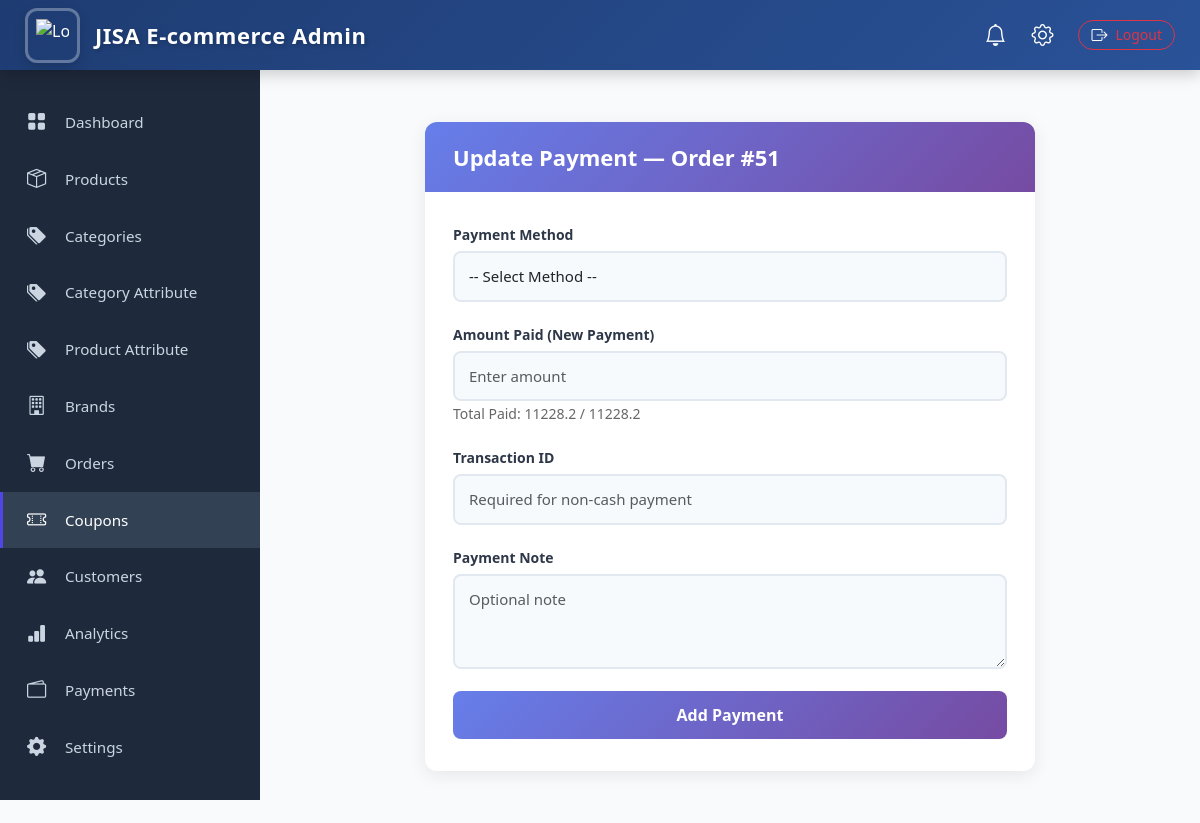
Screenshot of /adminpanel/orders/51/update-payment/ (signed in) with the database file from the repository.
### core/models.py (models this page shows, shortened)
class Order(models.Model):
    user = models.ForeignKey(settings.AUTH_USER_MODEL,on_delete=models.SET_NULL,null=True, blank=True )
    first_name = models.CharField(max_length=100)
    last_name = models.CharField(max_length=100)
    address = models.TextField()
    mobile = models.CharField(max_length=20)
    email = models.EmailField()
    upazila = models.CharField(max_length=100)
    district = models.CharField(max_length=100)
    comment = models.TextField(blank=True, null=True)
    delivery_method = models.CharField(max_length=50)
    delivery_charge = models.FloatField(default=0)
    payment_method = models.CharField(max_length=50)
    payment_status = models.CharField(
        max_length=20,
        choices=(
            ("pending", "Pending"),
            ("paid", "Paid"),
            ("failed", "Failed"),
            ("partial paid", "partial Paid"),
        ),
        default="pending"
    )
    order_status = models.CharField(
        max_length=30,
        choices=(
        ("order_placed", "Order Placed"),               # Customer placed order
        ("confirmed", "Order Confirmed"),              # Admin/staff confirmed
        ("preparing", "Preparing"),                    # Restaurant / warehouse preparing
        ("processing", "Processing"),                  # Payment / packaging processing
        ("packed", "Packed"),                          # Packed & ready to ship
        ("shipped", "Shipped"),                        # Out for delivery
        ("out_for_delivery", "Out for Delivery"),     # Courier / delivery on the way
        ("delivered", "Delivered"),                    # Customer received
        ("completed", "Order Completed"),              # All done, finalized
        ("refunded", "Refunded"),                      # Payment refunded
        ("cancelled", "Cancelled"),                    # Order cancelled
        ("failed", "Payment Failed"),                  # Payment failed
        ("on_hold", "On Hold"),
        ),
        default="order_placed"
    )
    payment_transaction_id = models.CharField(unique=True, max_length=100, blank=True, null=True)
    amount_paid = models.FloatField(default=0)
    payment_note = models.TextField(blank=True, null=True)
    is_stock_reduced = models.BooleanField(default=False)
    subtotal = models.FloatField()
    discount = models.FloatField(default=0)
    total = models.FloatField()
    created_at = models.DateTimeField(auto_now_add=True)

### admin_panel/views.py (the view, shortened to what this page needs)
# urls.py: path("orders/<int:pk>/update-payment/", views.admin_update_payment, name="admin_update_payment"),
@superuser_required
def admin_update_payment(request, pk):
    order = get_object_or_404(Order, pk=pk)
    return render(
        request,
        "order/admin_update_payment.html",
        {"order": order}
    )

### admin_panel/views.py (called while the page is built)
def superuser_required(view_func):
    return user_passes_test(lambda u: u.is_superuser)(view_func)

### core/context_processors.py (called while the page is built)
def categories_menu(request):
    categories = Category.objects.filter(parent__isnull=True).prefetch_related('children')
    return {'menu_categories': categories}

### admin_panel/templates/order/admin_update_payment.html (shortened to what this page needs)
{% extends "admin-base.html" %}
{% block content %}
<div class="payment-wrapper">
    <div class="payment-card">
        <div class="payment-header">
            <h2>Update Payment — Order #{{ order.id }}</h2>
        </div>
        <div class="payment-body">
            <form method="post">
                <div class="form-group">
                    <label>Payment Method</label>
                    <select name="payment_method" class="form-control" required
                            onchange="toggleTxn(this.value)">
                        <option value="">-- Select Method --</option>
                    </select>
                </div>
                <div class="form-group">
                    <label>Amount Paid (New Payment)</label>
                    <input type="number" step="0.01" name="amount_paid"
                           class="form-control" placeholder="Enter amount" required>
                    <small style="color:#666;">
                        Total Paid: {{ order.amount_paid }} / {{ order.total }}
                    </small>
                </div>
                <div class="form-group" id="txn-box">
                    <label>Transaction ID</label>
                    <input type="text" name="payment_transaction_id"
                           class="form-control"
                           placeholder="Required for non-cash payment">
                </div>
                <div class="form-group">
                    <label>Payment Note</label>
                    <textarea name="payment_note" rows="3"
                              class="form-control"
                              placeholder="Optional note"></textarea>
                </div>
                <button type="submit" class="btn-submit">
                    Add Payment
                </button>
            </form>
        </div>
    </div>
</div>
{% endblock %}

### admin_panel/templates/order/admin_update_payment.html (style rules this page uses)
.payment-wrapper { max-width: 650px; margin: 0 auto; padding: 20px; }
.payment-card { background: #fff; border-radius: 12px; box-shadow: 0 4px 18px rgba(0, 0, 0, 0.08); overflow: hidden; }
.payment-header { background: linear-gradient(135deg, #667eea 0%, #764ba2 100%); padding: 22px 28px; color: #fff; }
.payment-header h2 { margin: 0; font-size: 22px; font-weight: 600; }
.payment-body { padding: 32px 28px; }
.form-group { margin-bottom: 22px; }
.form-group label { font-weight: 600; margin-bottom: 6px; display: block; font-size: 14px; color: #2d3748; }
.form-control { padding: 12px 14px; border: 2px solid #e2e8f0; border-radius: 8px; font-size: 15px; background: #f7fafc; width: 100%; }
.btn-submit { width: 100%; background: linear-gradient(135deg, #667eea 0%, #764ba2 100%); color: #fff; padding: 12px; font-size: 16px; border: none; border-radius: 8px; cursor: pointer; font-weight: 600; }

### rows the page displays
Order: id "51", amount_paid "11228.2", total "11228.2"
